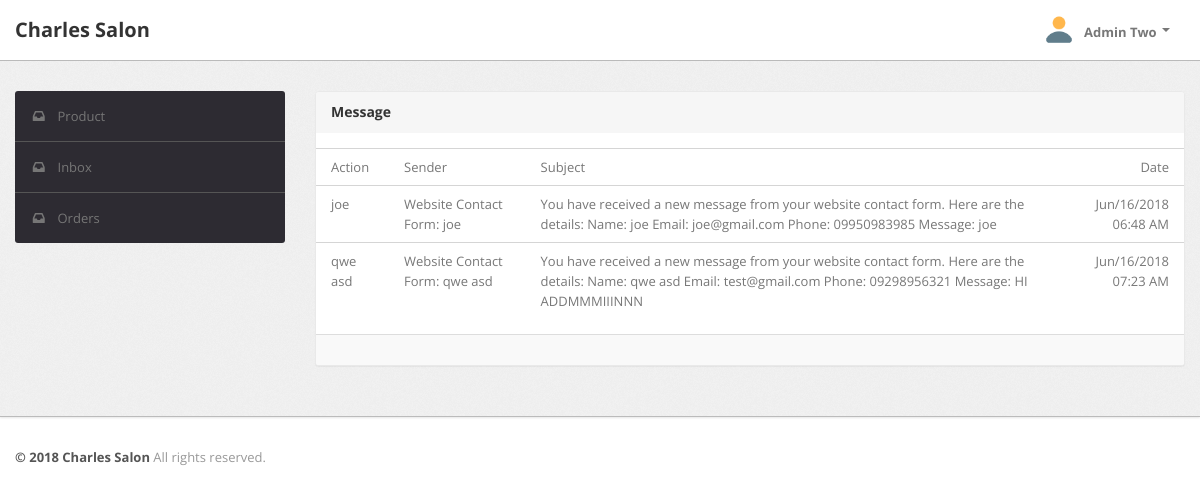
The page /inbox.php (signed in) on the database its author committed.
### tables this page shows
CREATE TABLE IF NOT EXISTS `inbox` (
  `id` int(11) NOT NULL AUTO_INCREMENT,
  `name` varchar(250) NOT NULL,
  `subject` varchar(250) NOT NULL,
  `body` varchar(250) NOT NULL,
  `date` varchar(250) NOT NULL,
  PRIMARY KEY (`id`)
);

### database/connect.php (called while the page is built, shortened)
<?php
function connection()
{
	$conn = mysqli_connect("localhost", "root", "", "salon");
	return $conn;
}

### repository/contact.php (the view, shortened to what this page needs)
<?php
include 'database/connect.php';
	?>
	<?php
function msglist()
{
	$sql = "SELECT * FROM inbox;";
	$result = mysqli_query(connection(), $sql);
	if (mysqli_num_rows($result) > 0) {
		while ($row = mysqli_fetch_assoc($result)) {
			?>
			<tr>
				<td class="cell-author hidden-phone hidden-tablet">
					<?php echo $row["name"]; ?>
				</td>
				<td class="cell-title">
					<?php echo $row["subject"]; ?>
				</td>
				<td class="cell-title">
					<?php echo $row["body"]; ?>
				</td>
				<td class="cell-time align-right">
					<?php echo $row["date"]; ?>
				</td>
			</tr>
			<?php
		}
	}
}

### css/theme.css (style rules this page uses)
body { font-size: 13px; font-family: 'Open Sans', Arial, sans-serif; background: #fff; color: #777 }
.align-right { text-align: right!important }
.table th, .table td { border-color: #d5d5d5!important }
.module-body.table .table th, .module-body.table .table td { padding-left: 15px; padding-right: 15px }

### rows shown on the page
inbox: name "joe", subject "Website Contact Form: joe", body "You have received a new message from your website contact form. Here are the details: Name: joe Email: joe@gmail.com Phone: 09950983985 Message: joe", date "Jun/16/2018 06:48 AM"
inbox: name "qwe asd", subject "Website Contact Form: qwe asd", body "You have received a new message from your website contact form. Here are the details: Name: qwe asd Email: test@gmail.com Phone: 09298956321 Message: HI ADDMMMIIINNN", date "Jun/16/2018 07:23 AM"

### other values the page prints
$_SESSION["fname"] "Admin"
$_SESSION["lname"] "Two"
